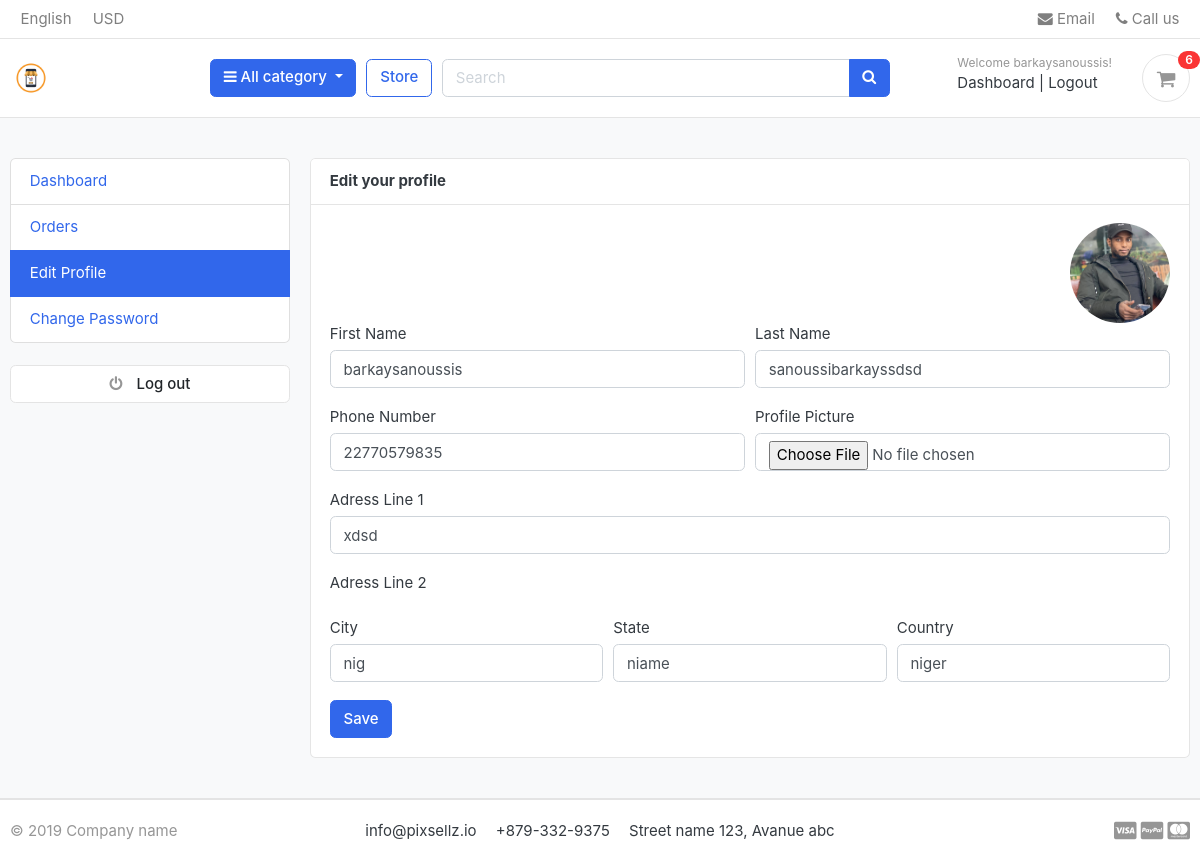
/accounts/edit_profile/ (signed in), run on the app's committed database.
### accounts/models.py (models this page shows, shortened)
class Account(AbstractBaseUser):
    first_name = models.CharField(max_length=50)
    last_name = models.CharField(max_length=50)
    username = models.CharField(max_length=50, unique=True)
    email = models.CharField(max_length=100, unique=True)
    phone_number = models.CharField(max_length=50)
    date_joined = models.DateTimeField(auto_now_add=True)
    last_login = models.DateTimeField(auto_now_add=True)
    is_admin = models.BooleanField(default=False)
    is_staff = models.BooleanField(default=False)
    is_active = models.BooleanField(default=False)
    is_superadmin = models.BooleanField(default=False)
    USERNAME_FIELD = 'email'
    REQUIRED_FIELDS = ['username', 'first_name', 'last_name']
    objects = MyAccountManager()

class UserProfile(models.Model):
    user = models.OneToOneField(Account, on_delete=models.CASCADE)
    address_line_1 = models.CharField(max_length=100, blank=True)
    address_line_2 = models.CharField(max_length=100, blank=True)
    profile_picture = models.ImageField(upload_to='userprofile')
    city = models.CharField(blank=True, max_length=20)
    state = models.CharField(blank=True, max_length=20)
    country = models.CharField(blank=True, max_length=20)

### accounts/views.py (the view)
# urls.py: path('edit_profile/', views.edit_profile, name='edit_profile'),
@login_required(login_url='login')
def edit_profile(request):
    userprofile = get_object_or_404(UserProfile, user=request.user)
    if request.method == 'POST':
        user_form = UserForm(request.POST, instance=request.user)
        profile_form = UserProfileForm(request.POST, request.FILES, instance=userprofile)
        if user_form.is_valid() and profile_form.is_valid():
            user_form.save()
            profile_form.save()
            messages.success(request, 'Your Profile has been updated')
            return redirect('edit_profile')
    else:
        user_form = UserForm(instance=request.user)
        profile_form = UserProfileForm(instance=userprofile)
        context = {
            'user_form' : user_form,
            'profile_form' : profile_form,
            'userprofile':userprofile,
        }
    return render(request, "accounts/edit_profile.html", context)

### accounts/forms.py
class UserForm(forms.ModelForm):
    class Meta:
        model = Account
        fields = ('first_name', 'last_name', 'phone_number')
    def __init__(self, *args, **kwargs):
        super(UserForm, self).__init__(*args, **kwargs)
        for field in self.fields:
            self.fields[field].widget.attrs['class'] = 'form-control'

class UserProfileForm(forms.ModelForm):
    profile_picture = forms.ImageField(required=False, error_messages={'invalid':('Image files only')}, widget=forms.FileInput)
    class Meta:
        model = UserProfile
        fields = ('address_line_1', 'address_line_1', 'city', 'state', 'country', 'profile_picture')
    def __init__(self, *args, **kwargs):
        super(UserProfileForm, self).__init__(*args, **kwargs)
        for field in self.fields:
            self.fields[field].widget.attrs['class'] = 'form-control'

### carts/context_processors.py (called while the page is built)
def counter(request):
    cart_count = 0
    if 'admin' in request.path:
        return {}
    else:
        try:
            cart = Cart.objects.filter(cart_id=_cart_id(request))
            if request.user.is_authenticated:
                cart_items = CartItem.objects.all().filter(user=request.user)
            else:
                cart_items = CartItem.objects.all().filter(cart=cart[:1])
            for cart_item in cart_items:
                cart_count += cart_item.quantity
        except Cart.DoesNotExist:
            cart_count = 0
    return dict(cart_count=cart_count)

### carts/views.py (called while the page is built)
def _cart_id(request):
    session_key = request.session.session_key
    if not session_key:
        session_key = request.session.create()
    return session_key

### category/context_processors.py (called while the page is built)
def menu_links(request):
    links= category.objects.all()
    return dict(links=links)

### category/models.py (called while the page is built)
    def get_url(self):
        return reverse('products_by_category', args=[self.slug])

### templates/accounts/edit_profile.html (shortened to what this page needs)
{% extends 'base.html' %}
{% block content %}
<section class="section-conten padding-y bg">
<div class="container">
	<div class="row">
	{% include 'includes/dashboard_sidebar.html' %}
	<main class="col-md-9">
		<article class="card">
		<header class="card-header">
			<strong class="d-inline-block mr-3">Edit your profile</strong>
		</header>
		<div class="card-body">
			<div class="text-right">
				<img src="{{userprofile.profile_picture.url}}" alt="Profile Picture" width="100" style="border-radius:50px;">
			</div>
			<div class="row">
				<div class="col-md-12">
<form action="{% url 'edit_profile' %}" method="post" enctype = "multipart/form-data">
	<div class="form-row">
		<div class="form-group col-md-6">
			<label>First Name</label>
			{{user_form.first_name}}
		</div>
		<div class="form-group col-md-6">
			<label>Last Name</label>
			{{user_form.last_name}}
		</div>
	</div>
	<div class="form-row">
		<div class="form-group col-md-6">
			<label>Phone Number</label>
			{{user_form.phone_number}}
		</div>
		<div class="form-group col-md-6">
			<label>Profile Picture </label>
			{{profile_form.profile_picture}}
		</div>
	</div>
	<div class="form-group">
		<label>Adress Line 1</label>
		{{profile_form.address_line_1}}
	</div>
	<div class="form-group">
		<label>Adress Line 2</label>
	</div>
	<div class="form-row">
		<div class="form-group col-md-4">
			<label>City</label>
			{{profile_form.city}}
		</div>
		<div class="form-group col-md-4">
			<label>State</label>
			{{profile_form.state}}
		</div>
		<div class="form-group col-md-4">
			<label>Country</label>
			{{profile_form.country}}
		</div>
	</div>
	<input type="submit" class="btn btn-primary" value="Save">
</form>
				</div>
			</div>
		</div>
		</article>
	</main>
</div>
</div>
</section>
{% endblock content %}

### templates/includes/navbar.html (shortened to what this page needs)
{% load static %}
<header class="section-header">
<nav class="navbar p-md-0 navbar-expand-sm navbar-light border-bottom">
<div class="container">
  <div class="collapse navbar-collapse" id="navbarTop4">
    <ul class="navbar-nav mr-auto">
    	<li class="nav-item dropdown">
		 	<a href="#" class="nav-link">   English </a>
		</li>
		<li class="nav-item dropdown">
			<a href="#" class="nav-link"> USD </a>
		</li>
    </ul>
    <ul class="navbar-nav">
		<li><a href="#" class="nav-link"> <i class="fa fa-envelope"></i> Email </a></li>
		<li><a href="#" class="nav-link"> <i class="fa fa-phone"></i> Call us </a></li>
	</ul>
  </div>
</div>
</nav>
<section class="header-main border-bottom">
	<div class="container">
<div class="row align-items-center">
	<div class="col-lg-2 col-md-3 col-6">
		<a href="{% url 'home' %}" class="brand-wrap">
			<img class="logo" src="{% static 'static/images/logo.png' %}">
		</a>
	</div>
	<div class="col-lg col-sm col-md col-6 flex-grow-0">
		<div class="category-wrap dropdown d-inline-block float-right">
			<button type="button" class="btn btn-primary dropdown-toggle" data-toggle="dropdown">
				<i class="fa fa-bars"></i> All category
			</button>
		</div>
	</div>
	<a href="{% url 'store' %}" class="btn btn-outline-primary">Store</a>
	<div class="col-lg  col-md-6 col-sm-12 col">
		<form action="{% url 'search' %}" class="search" method="GET">
			<div class="input-group w-100">
			    <input name='keyword' type="text" class="form-control" style="width:60%;" placeholder="Search">
			    <div class="input-group-append">
			      <button class="btn btn-primary" type="submit">
			        <i class="fa fa-search"></i>
			      </button>
			    </div>
		    </div>
		</form>
	</div>
	<div class="col-lg-3 col-sm-6 col-8 order-2 order-lg-3">
				<div class="d-flex justify-content-end mb-3 mb-lg-0">
					{% if user.id is None %}
					<div class="widget-header">
						<small class="title text-muted">Welcome guest!</small>
						<div>
							<a href="{% url 'login' %}">Sign in</a> <span class="dark-transp"> | </span>
							<a href="{% url 'register' %}"> Register</a>
						</div>
					</div>
					<a href="{% url 'cart' %}" class="widget-header pl-3 ml-3">
						<div class="icon icon-sm rounded-circle border"><i class="fa fa-shopping-cart"></i></div>
						<span class="badge badge-pill badge-danger notify">{{cart_count}}</span>
					</a>
				  </div>
					{% else %}
					            <div class="widget-header">
									<small class="title text-muted">Welcome {{user.first_name}}!</small>
									<div>
										<a href="{% url 'dashboard' %}">Dashboard</a> <span class="dark-transp"> | </span>
										<a href="{% url 'logout' %}"> Logout</a>
									</div>
								</div>
		             {% endif %}
									<a href="{% url 'cart' %}" class="widget-header pl-3 ml-3">
										<div class="icon icon-sm rounded-circle border"><i class="fa fa-shopping-cart"></i></div>
										<span class="badge badge-pill badge-danger notify">{{cart_count}}</span>
									</a>
	                </div>
			</div>
</div>
	</div>
</section>
</header>

### static/css/ui.css (style rules this page uses)
html { font-family: "Inter", sans-serif; font-size: 15px; }
.icon-xs, .icon-sm, .icon-md, .icon-lg { display: inline-block; text-align: center; flex-shrink: 0; flex-grow: 0; }
.icon-sm { width: 48px; height: 48px; line-height: 48px !important; font-size: 20px; }
.padding-y { padding-top: 40px; padding-bottom: 40px; }
article:after, .form-group:after { display: block; clear: both; content: ""; }
.bg { background-color: #f8f9fa; }
.header-main { position: relative; padding-top: 1rem; padding-bottom: 1rem; }
.brand-wrap .logo, .navbar-brand .logo { margin-right: 7px; max-height: 42px; display: inline-block; }
.widget-header { display: inline-block; vertical-align: middle; position: relative; }
.widget-header a { color: #343a40; }
.widget-header i { color: #969696; }
.widget-header .title { display: block; }
.widget-header .notify { position: absolute; top: -3px; right: -10px; }
.notify { position: absolute; top: -4px; right: -10px; display: inline-block; padding: 0.25em 0.6em; font-size: 12px; line-height: 1; text-align: center; border-radius: 3rem; color: #fff; background-color: #fa3434; }

### data on the page
Account: first_name "barkaysanoussis", last_name "sanoussibarkayssdsd", phone_number "22770579835"
UserProfile: profile_picture (picture), address_line_1 "xdsd", city "nig", state "niame", country "niger"

### other printed values
{{ cart_count }} "6"
